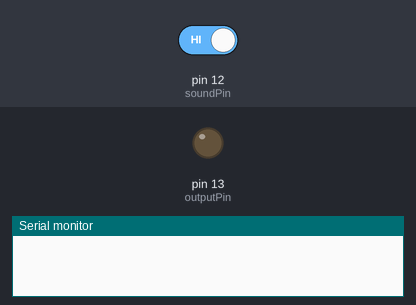
Bench run of a sketch on a simulated Arduino Uno, built with avr-gcc and run on an emulated ATmega328P. On the bench: output pins drawn as LEDs (lit = HIGH), the last lines printed to the serial monitor. Dashed ring = blinking. The inputs (shaded band) are chosen by the test bench; at power-on: pin 12 (soundPin) HIGH.

Above: at 1.2 s.
1.3 s: pin 12 (soundPin) driven LOW
At 1.8 s:
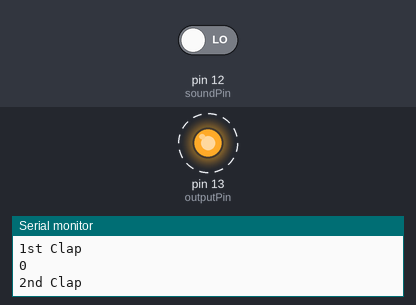
4.3 s: pin 12 (soundPin) driven HIGH
At 4.3 s:
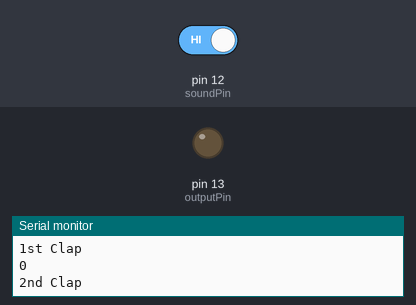
Timing chart, 0 to 7.3 s (numbered marks = the images above; inputs shaded):
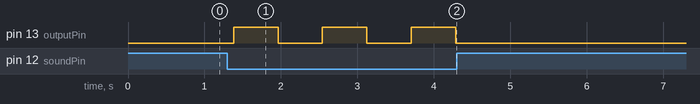

Measured:
- after the input at 1.3 s, pin 13 (outputPin): alternates HIGH for 0.58 s and LOW for 0.58 s, starting after 0.08 s
- after the input at 4.3 s, pin 13 (outputPin): stops changing and stays LOW

The sketch:

Clap_Control.ino
```cpp
/*
 Program to control output using 2 claps
 The output at pin 13 will be HIGH when sound sensor detects any sound
 Just connect pin 12 of the arduino to sound sensor's digital Out pin,
 and calibrate the potentiometer to detect claps, eleminating background noises, after uploading uour sketch
*/
const int outputPin = 13;
const int soundPin = 12;

bool state = false;
void setup() {
  // put your setup code here, to run once:
  pinMode(soundPin, INPUT);
  pinMode(outputPin, OUTPUT);
  Serial.begin(9600);
  digitalWrite(13, LOW);
}
bool flag = false;
void loop() {
  // put your main code here, to run repeatedly:
  if(digitalRead(soundPin)==LOW){
    Serial.println("1st Clap");
    delay(80);
    for(int j = 0; j < 800; j++){
      delay(1);
      Serial.println(j);
      if(digitalRead(soundPin)==LOW){
        Serial.println("2nd Clap");
        state = !state;
        if(state){
             digitalWrite(outputPin, HIGH);
        }
        else {
            digitalWrite(outputPin, LOW);
        }
        break;
      }
    }
    delay(500);
  }
}
```
